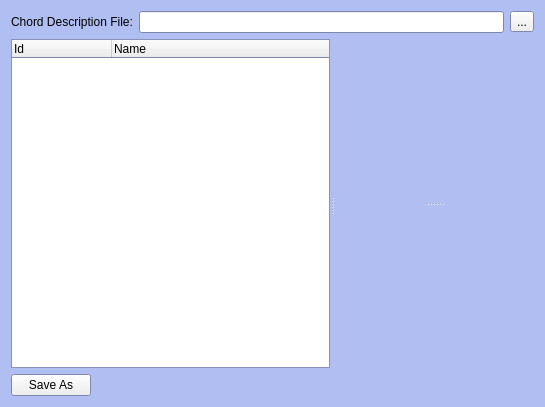
<?xml version="1.0" encoding="UTF-8"?>
<ui version="4.0">
 <class>ChordStyleEditor</class>
 <widget class="QWidget" name="ChordStyleEditor">
  <property name="geometry">
   <rect>
    <x>0</x>
    <y>0</y>
    <width>545</width>
    <height>407</height>
   </rect>
  </property>
  <property name="palette">
   <palette>
    <active>
     <colorrole role="Base">
      <brush brushstyle="SolidPattern">
       <color alpha="255">
        <red>255</red>
        <green>255</green>
        <blue>255</blue>
       </color>
      </brush>
     </colorrole>
     <colorrole role="Window">
      <brush brushstyle="SolidPattern">
       <color alpha="255">
        <red>176</red>
        <green>190</green>
        <blue>242</blue>
       </color>
      </brush>
     </colorrole>
    </active>
    <inactive>
     <colorrole role="Base">
      <brush brushstyle="SolidPattern">
       <color alpha="255">
        <red>255</red>
        <green>255</green>
        <blue>255</blue>
       </color>
      </brush>
     </colorrole>
     <colorrole role="Window">
      <brush brushstyle="SolidPattern">
       <color alpha="255">
        <red>176</red>
        <green>190</green>
        <blue>242</blue>
       </color>
      </brush>
     </colorrole>
    </inactive>
    <disabled>
     <colorrole role="Base">
      <brush brushstyle="SolidPattern">
       <color alpha="255">
        <red>176</red>
        <green>190</green>
        <blue>242</blue>
       </color>
      </brush>
     </colorrole>
     <colorrole role="Window">
      <brush brushstyle="SolidPattern">
       <color alpha="255">
        <red>176</red>
        <green>190</green>
        <blue>242</blue>
       </color>
      </brush>
     </colorrole>
    </disabled>
   </palette>
  </property>
  <property name="windowTitle">
   <string>Form</string>
  </property>
  <layout class="QVBoxLayout" name="verticalLayout">
   <item>
    <layout class="QHBoxLayout" name="horizontalLayout_2">
     <item>
      <widget class="QLabel" name="label">
       <property name="text">
        <string>Chord Description File:</string>
       </property>
      </widget>
     </item>
     <item>
      <widget class="QLineEdit" name="descriptionFile"/>
     </item>
     <item>
      <widget class="QToolButton" name="fileButton">
       <property name="text">
        <string>...</string>
       </property>
      </widget>
     </item>
    </layout>
   </item>
   <item>
    <widget class="QSplitter" name="splitter2">
     <property name="sizePolicy">
      <sizepolicy hsizetype="Expanding" vsizetype="Expanding">
       <horstretch>0</horstretch>
       <verstretch>0</verstretch>
      </sizepolicy>
     </property>
     <property name="orientation">
      <enum>Qt::Horizontal</enum>
     </property>
     <widget class="QTreeWidget" name="harmonyList">
      <property name="indentation">
       <number>0</number>
      </property>
      <property name="rootIsDecorated">
       <bool>false</bool>
      </property>
      <property name="itemsExpandable">
       <bool>false</bool>
      </property>
      <property name="expandsOnDoubleClick">
       <bool>false</bool>
      </property>
      <column>
       <property name="text">
        <string>Id</string>
       </property>
      </column>
      <column>
       <property name="text">
        <string>Name</string>
       </property>
      </column>
     </widget>
     <widget class="QSplitter" name="splitter1">
      <property name="sizePolicy">
       <sizepolicy hsizetype="Expanding" vsizetype="Expanding">
        <horstretch>0</horstretch>
        <verstretch>0</verstretch>
       </sizepolicy>
      </property>
      <property name="orientation">
       <enum>Qt::Vertical</enum>
      </property>
      <widget class="HarmonyCanvas" name="canvas" native="true">
       <property name="sizePolicy">
        <sizepolicy hsizetype="Expanding" vsizetype="Expanding">
         <horstretch>0</horstretch>
         <verstretch>0</verstretch>
        </sizepolicy>
       </property>
       <property name="minimumSize">
        <size>
         <width>200</width>
         <height>0</height>
        </size>
       </property>
      </widget>
      <widget class="QFrame" name="paletteFrame">
       <property name="sizePolicy">
        <sizepolicy hsizetype="Expanding" vsizetype="Expanding">
         <horstretch>0</horstretch>
         <verstretch>0</verstretch>
        </sizepolicy>
       </property>
      </widget>
     </widget>
    </widget>
   </item>
   <item>
    <layout class="QHBoxLayout" name="horizontalLayout">
     <item>
      <widget class="QPushButton" name="saveButton">
       <property name="text">
        <string>Save As</string>
       </property>
      </widget>
     </item>
     <item>
      <spacer name="horizontalSpacer">
       <property name="orientation">
        <enum>Qt::Horizontal</enum>
       </property>
       <property name="sizeHint" stdset="0">
        <size>
         <width>40</width>
         <height>20</height>
        </size>
       </property>
      </spacer>
     </item>
    </layout>
   </item>
  </layout>
 </widget>
 <customwidgets>
  <customwidget>
   <class>HarmonyCanvas</class>
   <extends>QWidget</extends>
   <header>harmonycanvas.h</header>
   <container>1</container>
  </customwidget>
 </customwidgets>
 <resources/>
 <connections/>
</ui>
